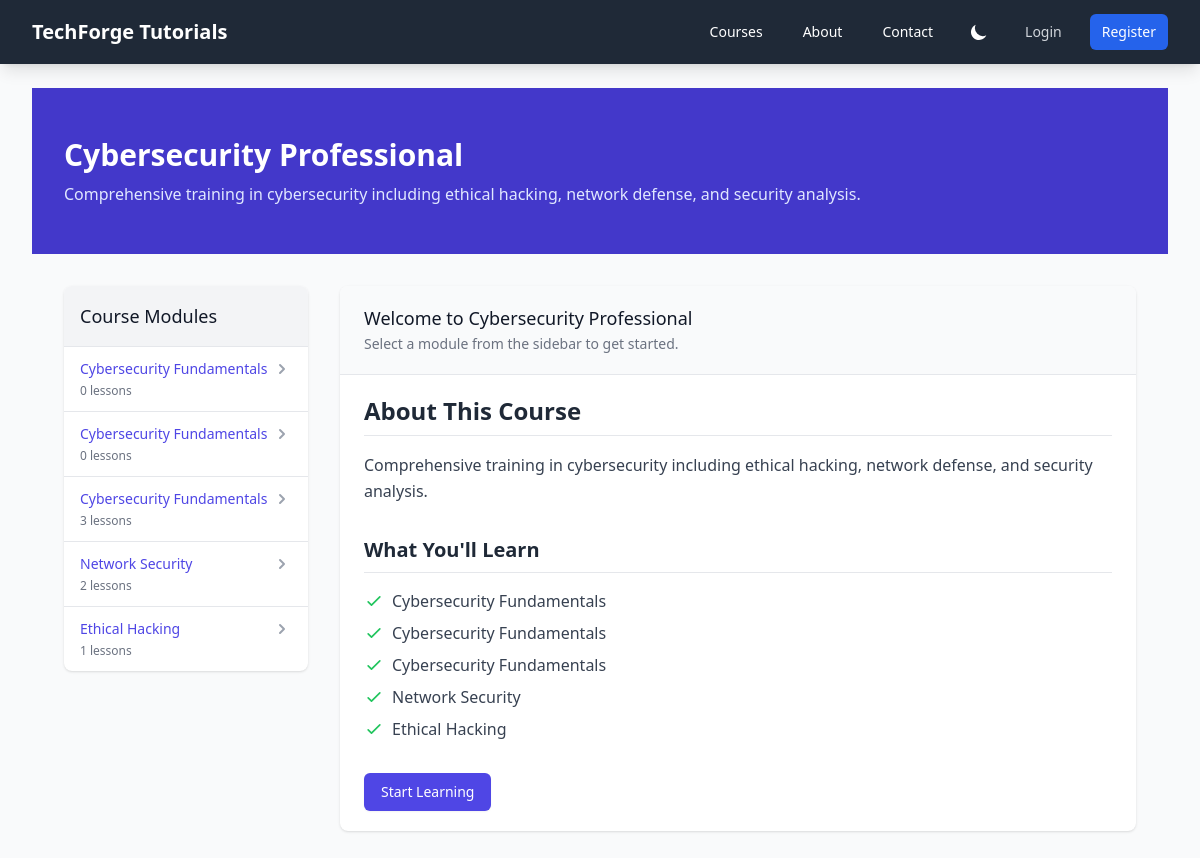
Screenshot of /courses/cybersecurity-professional/ with the database file from the repository.
### courses/models.py (models this page shows, shortened)
class Course(models.Model):
    title = models.CharField(max_length=200)
    slug = models.SlugField(unique=True, blank=True)
    description = models.TextField()
    created_at = models.DateTimeField(auto_now_add=True)
    updated_at = models.DateTimeField(auto_now=True)

class Module(models.Model):
    course = models.ForeignKey(Course, related_name='modules', on_delete=models.CASCADE, null=True, blank=True)
    title = models.CharField(max_length=200)
    description = models.TextField(blank=True)
    order = models.PositiveIntegerField(default=0)
    created_at = models.DateTimeField(auto_now_add=True)
    updated_at = models.DateTimeField(auto_now=True)
    class Meta:
        ordering = ['order']

### courses/views.py (the view)
# urls.py: path('<slug:slug>/', views.course_detail, name='course_detail'),
def course_detail(request, slug):
    course = get_object_or_404(Course, slug=slug)
    modules = course.modules.all().order_by('order')
    return render(request, 'courses/course_detail.html', {
        'course': course,
        'modules': modules
    })

### core/context_processors.py (called while the page is built, shortened)
def user_activity(request):
    if not request.user.is_authenticated:
        return {}

### templates/courses/course_detail.html (shortened to what this page needs)
{% extends 'base.html' %}
{% block content %}
<div class="bg-gray-50 dark:bg-gray-900 min-h-screen">
    <div class="bg-indigo-700 text-white py-12">
        <div class="max-w-7xl mx-auto px-4 sm:px-6 lg:px-8">
            <div class="md:flex md:items-center md:justify-between">
                <div class="flex-1 min-w-0">
                    <h1 class="text-3xl font-bold leading-tight">{{ course.title }}</h1>
                    <p class="mt-2 text-indigo-100">{{ course.description }}</p>
                </div>
            </div>
        </div>
    </div>
    <div class="max-w-7xl mx-auto px-4 sm:px-6 lg:px-8 py-8">
        <div class="lg:grid lg:grid-cols-4 lg:gap-8">
            <div class="lg:col-span-1 mb-8 lg:mb-0">
                <div class="bg-white dark:bg-gray-800 rounded-lg shadow overflow-hidden">
                    <div class="p-4 bg-gray-100 dark:bg-gray-700 border-b border-gray-200 dark:border-gray-600">
                        <h2 class="text-lg font-medium text-gray-900 dark:text-white">Course Modules</h2>
                    </div>
                    <nav class="divide-y divide-gray-200 dark:divide-gray-700" aria-label="Course modules">
                        {% for module in modules %}
                        <div class="px-4 py-3 hover:bg-gray-50 dark:hover:bg-gray-700">
                            <a href="{% url 'courses:module_detail' course.slug module.id %}"
                               class="flex items-center justify-between text-sm font-medium text-indigo-600 hover:text-indigo-900 dark:text-indigo-400 dark:hover:text-indigo-300">
                                <span>{{ module.title }}</span>
                                <svg class="h-5 w-5 text-gray-400" xmlns="http://www.w3.org/2000/svg" viewBox="0 0 20 20" fill="currentColor">
                                    <path fill-rule="evenodd" d="M7.293 14.707a1 1 0 010-1.414L10.586 10 7.293 6.707a1 1 0 011.414-1.414l4 4a1 1 0 010 1.414l-4 4a1 1 0 01-1.414 0z" clip-rule="evenodd" />
                                </svg>
                            </a>
                            <p class="mt-1 text-xs text-gray-500 dark:text-gray-400">{{ module.contents.count }} lessons</p>
                        </div>
                        {% endfor %}
                    </nav>
                </div>
            </div>
            <div class="lg:col-span-3">
                <div class="bg-white dark:bg-gray-800 shadow overflow-hidden sm:rounded-lg">
                    <div class="px-4 py-5 sm:px-6 bg-gray-50 dark:bg-gray-700">
                        <h3 class="text-lg leading-6 font-medium text-gray-900 dark:text-white">
                            Welcome to {{ course.title }}
                        </h3>
                        <p class="mt-1 max-w-2xl text-sm text-gray-500 dark:text-gray-300">
                            Select a module from the sidebar to get started.
                        </p>
                    </div>
                    <div class="border-t border-gray-200 dark:border-gray-700 px-4 py-5 sm:px-6">
                        <div class="prose max-w-none">
                            <h3 class="text-2xl font-bold text-gray-800 dark:text-white mb-4 pb-2 border-b border-gray-200 dark:border-gray-600">About This Course</h3>
                            <p class="text-gray-700 dark:text-gray-300 leading-relaxed mb-6 text-base">{{ course.description|linebreaksbr }}</p>
                            <h3 class="text-xl font-semibold text-gray-800 dark:text-white mt-8 mb-4 pb-2 border-b border-gray-200 dark:border-gray-600">What You'll Learn</h3>
                            <ul class="space-y-2 mb-6">
                                {% for module in modules %}
                                <li class="flex items-start">
                                    <svg class="h-5 w-5 text-green-500 mr-2 mt-0.5 flex-shrink-0" fill="none" viewBox="0 0 24 24" stroke="currentColor">
                                        <path stroke-linecap="round" stroke-linejoin="round" stroke-width="2" d="M5 13l4 4L19 7" />
                                    </svg>
                                    <span class="text-gray-700 dark:text-gray-300">{{ module.title }}</span>
                                </li>
                                {% endfor %}
                            </ul>
                            <div class="mt-8">
                                <a href="{% url 'courses:module_detail' course.slug modules.0.id %}"
                                   class="inline-flex items-center px-4 py-2 border border-transparent text-sm font-medium rounded-md shadow-sm text-white bg-indigo-600 hover:bg-indigo-700 focus:outline-none focus:ring-2 focus:ring-offset-2 focus:ring-indigo-500">
                                    Start Learning
                                </a>
                            </div>
                        </div>
                    </div>
                </div>
            </div>
        </div>
    </div>
</div>
{% endblock %}

### templates/courses/course_detail.html (style rules this page uses)
.prose a { @apply text-indigo-600 dark:text-indigo-400 hover:text-indigo-800 dark:hover:text-indigo-300; }
.prose h1, .prose h2, .prose h3, .prose h4, .prose h5, .prose h6 { @apply dark:text-white; }
.prose p, .prose li { @apply dark:text-gray-300; }

### rows the page displays
Course: title "Cybersecurity Professional", description "Comprehensive training in cybersecurity including ethical hacking, network defense, and security analysis."
Module: title "Cybersecurity Fundamentals", contents.count "0"
Module: title "Cybersecurity Fundamentals", contents.count "0"
Module: title "Cybersecurity Fundamentals", contents.count "3"
Module: title "Network Security", contents.count "2"
Module: title "Ethical Hacking", contents.count "1"
